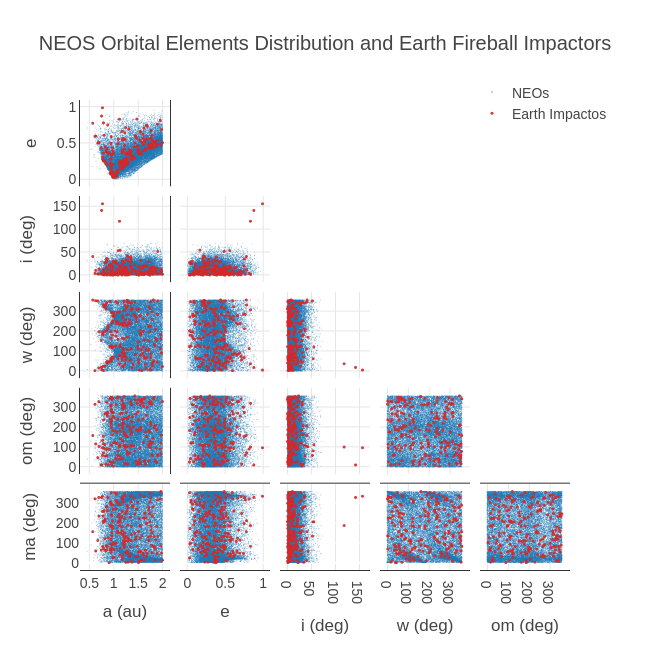

Notebook code for this chart:
### Code cell
a_cneos = np.array(cneos_int['a'])
a_neos = np.array(neos['a'])
e_cneos = np.array(cneos_int['e'])
e_neos = np.array(neos['e'])
i_cneos = np.array(cneos_int['i'])
i_neos = np.array(neos['i'])
om_cneos = np.array(cneos_int['om'])
om_neos = np.array(neos['om'])
w_cneos = np.array(cneos_int['w'])
w_neos = np.array(neos['w'])
ma_cneos = np.array(cneos_int['ma'])
ma_neos = np.array(neos['ma'])

fig = go.Figure()

# NEOS
fig.add_trace(go.Splom(
    dimensions=[
        dict(label='a (au)', values=a_neos),
        dict(label='e', values=e_neos),
        dict(label='i (deg)', values=i_neos), 
        dict(label='w (deg)', values=w_neos), 
        dict(label='om (deg)', values=om_neos), 
        dict(label='ma (deg)', values=ma_neos)
    ],
    name="NEOs",
    showupperhalf=False,
    diagonal_visible=False,
    marker=dict(color="#1f77b4", size=1, opacity=0.4)
))

# Impactadores
fig.add_trace(go.Splom(
    dimensions=[
        dict(label='a (au)', values=a_cneos),
        dict(label='e', values=e_cneos),
        dict(label='i (deg)', values=i_cneos),
        dict(label='w (deg)', values=w_cneos), 
        dict(label='om (deg)', values=om_cneos), 
        dict(label='ma (deg)', values=ma_cneos)
    ],
    name="Earth Impactos",
    showupperhalf=False,
    diagonal_visible=False,
    marker=dict(color="#d62728", size=3, opacity=0.9)
))

# Layout minimalista
fig.update_layout(
    title="NEOS Orbital Elements Distribution and Earth Fireball Impactors",
    title_x=0.5,
    width=650,
    height=650,
    font=dict(family="Arial", color="#444444", size=14),
    plot_bgcolor='white',
    paper_bgcolor='white',
    dragmode='select',
    hovermode='closest',
    legend=dict(
        x=0.8, y=1.05,
        bgcolor='rgba(0,0,0,0)',
        borderwidth=0
    )
)

# Ajuste de ejes para estilo limpio
for axis in ['xaxis', 'xaxis2', 'xaxis3', 'xaxis4', 'xaxis5', 'yaxis', 'yaxis2', 'yaxis3', 'yaxis4', 'yaxis5']:
    fig.update_layout({axis: dict(
        showline=True,
        linewidth=1,
        linecolor="#333333",
        mirror=True,
        showgrid=True,
        gridcolor="#e6e6e6",
        zeroline=False
    )})

fig.show()

### Figure 1 — Plotly figure (JSON) as saved in the notebook; plotly's stock layout.template omitted (floating-point values rounded to 4 significant figures; data arrays with more than 128 entries replaced by an {"elided": "..."} marker saying what was removed)
{"data": [{"diagonal": {"visible": false}, "dimensions": [{"label": "a (au)", "values": {"elided": "22592 float values"}}, {"label": "e", "values": {"elided": "22592 float values"}}, {"label": "i (deg)", "values": {"elided": "22592 float values"}}, {"label": "w (deg)", "values": {"elided": "22592 float values"}}, {"label": "om (deg)", "values": {"elided": "22592 float values"}}, {"label": "ma (deg)", "values": {"elided": "22592 float values"}}], "marker": {"color": "#1f77b4", "opacity": 0.4, "size": 1}, "name": "NEOs", "showupperhalf": false, "type": "splom"}, {"diagonal": {"visible": false}, "dimensions": [{"label": "a (au)", "values": {"elided": "199 float values"}}, {"label": "e", "values": {"elided": "199 float values"}}, {"label": "i (deg)", "values": {"elided": "199 float values"}}, {"label": "w (deg)", "values": {"elided": "199 float values"}}, {"label": "om (deg)", "values": {"elided": "199 float values"}}, {"label": "ma (deg)", "values": {"elided": "199 float values"}}], "marker": {"color": "#d62728", "opacity": 0.9, "size": 3}, "name": "Earth Impactos", "showupperhalf": false, "type": "splom"}], "layout": {"dragmode": "select", "font": {"color": "#444444", "family": "Arial", "size": 14}, "height": 650, "hovermode": "closest", "legend": {"bgcolor": "rgba(0,0,0,0)", "borderwidth": 0, "x": 0.8, "y": 1.05}, "paper_bgcolor": "white", "plot_bgcolor": "white", "title": {"text": "NEOS Orbital Elements Distribution and Earth Fireball Impactors", "x": 0.5}, "width": 650, "xaxis": {"gridcolor": "#e6e6e6", "linecolor": "#333333", "linewidth": 1, "mirror": true, "showgrid": true, "showline": true, "zeroline": false}, "xaxis2": {"gridcolor": "#e6e6e6", "linecolor": "#333333", "linewidth": 1, "mirror": true, "showgrid": true, "showline": true, "zeroline": false}, "xaxis3": {"gridcolor": "#e6e6e6", "linecolor": "#333333", "linewidth": 1, "mirror": true, "showgrid": true, "showline": true, "zeroline": false}, "xaxis4": {"gridcolor": "#e6e6e6", "linecolor": "#333333", "linewidth": 1, "mirror": true, "showgrid": true, "showline": true, "zeroline": false}, "xaxis5": {"gridcolor": "#e6e6e6", "linecolor": "#333333", "linewidth": 1, "mirror": true, "showgrid": true, "showline": true, "zeroline": false}, "yaxis": {"gridcolor": "#e6e6e6", "linecolor": "#333333", "linewidth": 1, "mirror": true, "showgrid": true, "showline": true, "zeroline": false}, "yaxis2": {"gridcolor": "#e6e6e6", "linecolor": "#333333", "linewidth": 1, "mirror": true, "showgrid": true, "showline": true, "zeroline": false}, "yaxis3": {"gridcolor": "#e6e6e6", "linecolor": "#333333", "linewidth": 1, "mirror": true, "showgrid": true, "showline": true, "zeroline": false}, "yaxis4": {"gridcolor": "#e6e6e6", "linecolor": "#333333", "linewidth": 1, "mirror": true, "showgrid": true, "showline": true, "zeroline": false}, "yaxis5": {"gridcolor": "#e6e6e6", "linecolor": "#333333", "linewidth": 1, "mirror": true, "showgrid": true, "showline": true, "zeroline": false}}}
